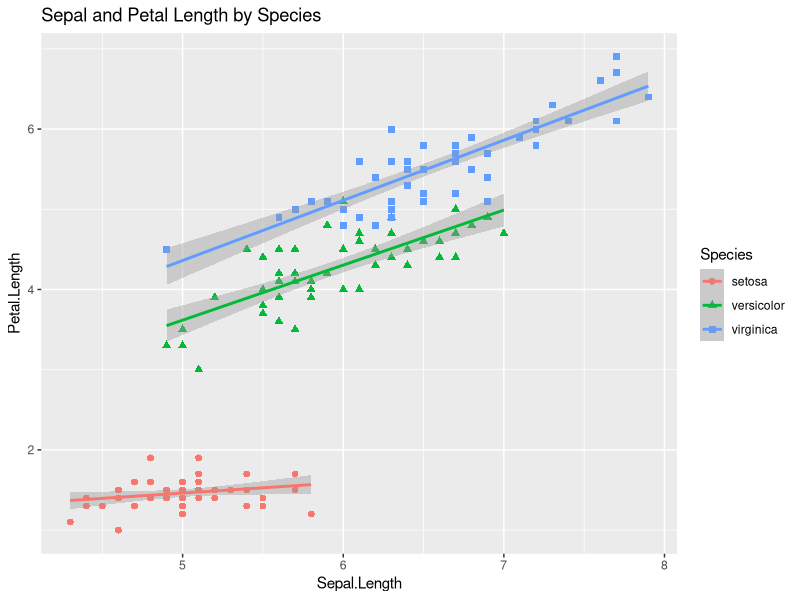
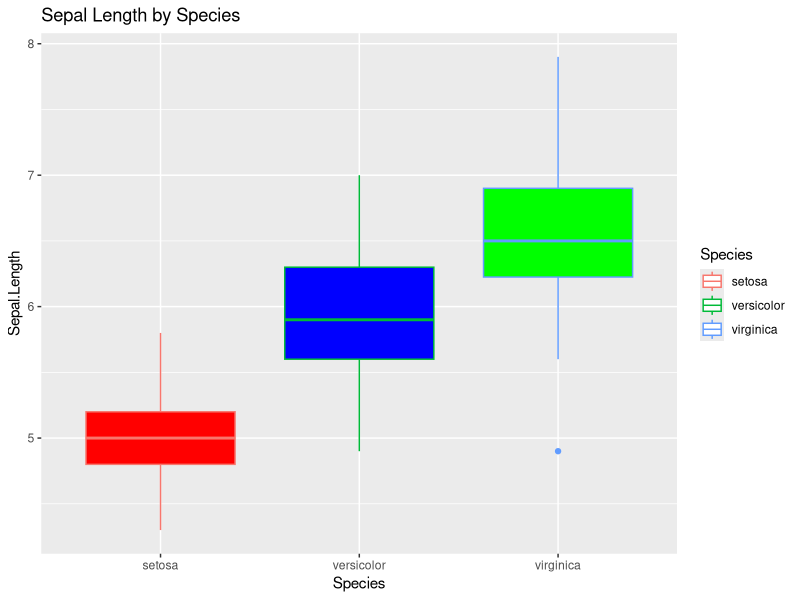
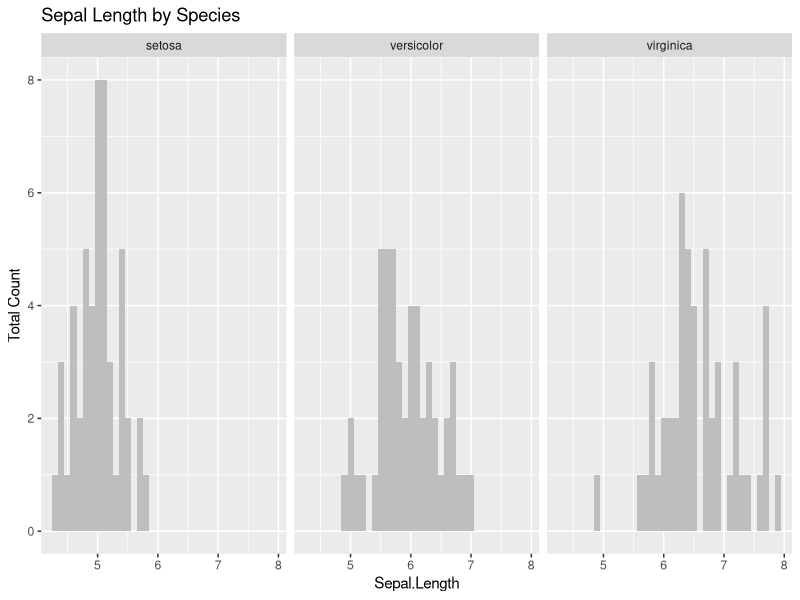
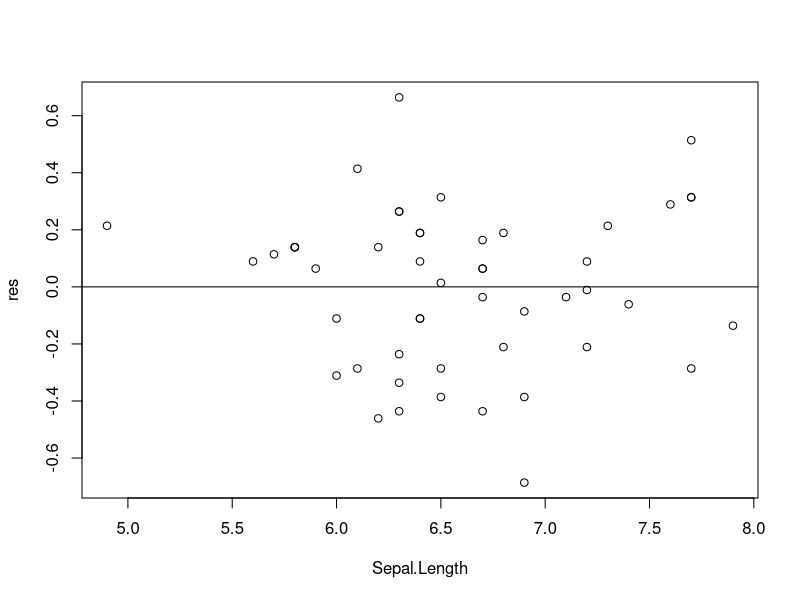

Write the R code that produced these figures, in order.
#Iris data set
library(datasets)
data("iris")

# iris data set gives the measurements in centimeters of the variables sepal length (Sepal.Length), Sepal width (Sepal.Width), petal length (Petal.Length), Petal width (Petal.Width) and Species, 
# respectively, for 50 flowers from each of 3 species of iris. The species are Iris setosa, versicolor, and virginica.

# Calculate the mean of 'Sepal.Length' for the specie virginica

## Subsetting virginica specie and calculate the mean of Sepal Length

## Option 1
virgi <- iris[iris$Species =="virginica", ]$Sepal.Length
mean(virgi)


##Option 2
s <- split(iris, iris$Species)
sapply(s, function(x) colMeans(x["Sepal.Length"], na.rm = T))

##Option 3
s <- subset(iris, Species == "virginica")$Sepal.Length
mean(s[!is.na(s)])

# Find the means of Sepal.Length, Sepal.Width, Petal.Length and Petal.Width
head(iris)   # columns 1:4
apply(iris[ , 1:4], MARGIN = 2, mean)

# Plotting
library(ggplot2)

## Scatter plot between Sepal.Length and Petal.Length by Species

ggplot(iris, aes(x = Sepal.Length, y = Petal.Length, color = Species, shape = Species)) +
    geom_point(size = 2) +
    stat_smooth(method = "lm") +
    ggtitle("Sepal and Petal Length by Species") +
    xlab("Sepal.Length") +
    ylab("Petal.Length") 

## Boxplot Sepal.Length by Species
ggplot(iris, aes(y = Sepal.Length, x = Species, colour = Species)) +
    geom_boxplot(fill = c("red", "blue", "green")) +
    ggtitle("Sepal Length by Species") +
    xlab("Species") +
    ylab("Sepal.Length") 

## Histogram Sepal.Length by Species
ggplot(iris, aes(x =Sepal.Length)) +
    geom_histogram(binwidth = 0.1, fill = "grey") +
    ggtitle("Sepal Length by Species") +
    facet_wrap(~Species) +
    xlab("Sepal.Length") +
    ylab("Total Count") +
    labs(fill = "Species")

# Machine learning: linear relationship between Sepal and Petal Length in Virginica Specie

## Fit the model
virgi_lm <- iris[iris$Species =="virginica", ]
fit <- lm(Petal.Length ~ Sepal.Length, data = virgi_lm)
summary(fit)

## Residuals for the model
res <- residuals(fit)

## Plotting the residuals
plot(res ~ Sepal.Length, data = virgi_lm)
abline(0,0)
